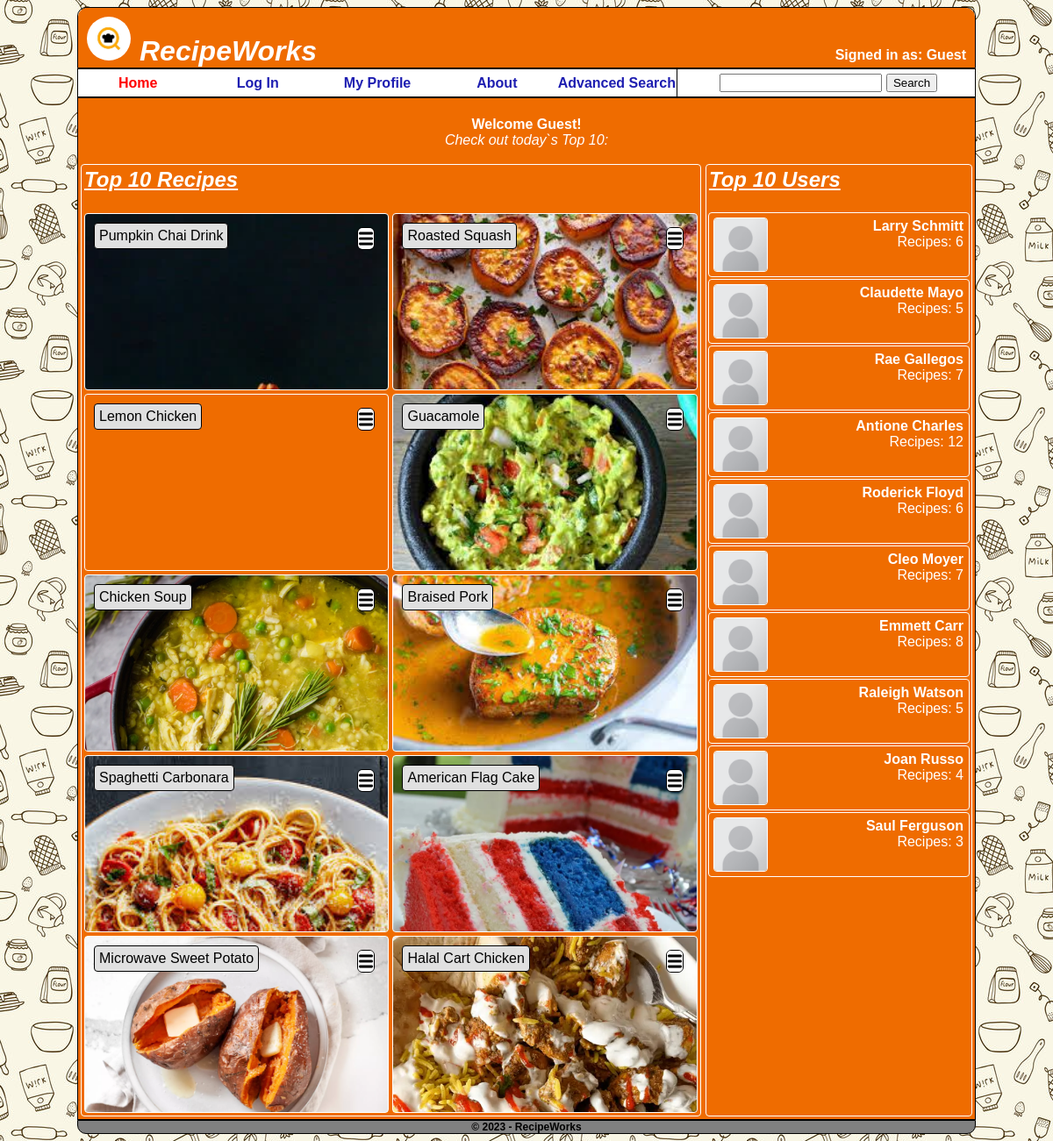
The page / on the database its author committed.
### tables this page shows
CREATE TABLE IF NOT EXISTS `recipe` (
  `RecipeID` int NOT NULL AUTO_INCREMENT,
  `RecipeName` varchar(255) NOT NULL,
  `MealType` varchar(50) NOT NULL,
  `Cuisine` varchar(50) NOT NULL,
  `Occasion` varchar(50) NOT NULL,
  `Diet` varchar(50) NOT NULL,
  `CookTime` int NOT NULL,
  `Servings` int NOT NULL,
  `SpiceLevel` int NOT NULL,
  `Ingredients` text NOT NULL,
  `Instructions` text NOT NULL,
  `Other` text,
  `Allergens` varchar(255) DEFAULT NULL,
  `RecipeImage` varchar(255) DEFAULT NULL,
  `Creator` int DEFAULT NULL,
  PRIMARY KEY (`RecipeID`)
);

### index.php (called while the page is built)
<?php
	include('website.php');
?>

### varaibles/global_variables.php (called while the page is built, shortened)
<?php
$p 					= 'home';
$pgm				= 'website.php';
$width 				= '1024';
$pixdir 			= 'images';
$desc_short			= 'RecipeWorks';
$desc_long			= 'Check out today`s Top 10:';
$year				= date('Y');
$logo				= 'logo.jpg';
$pages				= array(
	'search_recipe'		=> 'Search Recipe',
	'add_recipe'    	=> 'Add Recipe',
	'logoff'			=> 'Log Off',
	'register'			=> 'Register',
	'home'				=> 'Home',
	'logon'				=> 'Log In',
	'check_profile'		=> 'My Profile',
	'about' 			=> 'About',
	'advanced_search' 	=> 'Advanced Search',
);
$nb_text_color		= 'red';
$nav_style			= 'color:white;
						   background-color:white;
						   font-size:100%;
						   font-weight:bold;
						   font-family:Arial,Helvetica;
						   border:1px solid black;';
$body 				= 'background-image: url("images/background.jpg");';
$pg_color			= 'white';
$pg_bgcolor			= '#EF6C00';
$page_style			= "color:$pg_color;
						   background-color:$pg_bgcolor;
						   font-size:100%;
						   font-family:Arial,Helvetica;
						   border:1px solid black;";
$hdr_style			= "color:white;
						   background-color:#EF6C00;
						   font-size:200%;
						   font-weight:bold;
						   font-style:italic;
						   font-family:Arial,Helvetica;
						   text-align: left;
						   border-radius: 10px 0px 0px 0px;";
$hdr_style2			= "color:white;
						   background-color:#EF6C00;
						   font-size:100%;
						   font-weight:bold;
						   font-family:Arial,Helvetica;
						   text-align: right;
						   padding-right: 10px;
						   padding-bottom: 5px;
						   vertical-align: bottom;
						   border-radius: 0px 10px 0px 0px;";
$logo_style			= "margin:10px 10px 0px 10px;
							border-radius:50%;
							width:50px;
							height:50px;";
$footer				= "&copy; $year - $desc_short";
$ftr_color			= 'black';
$ftr_bgcolor		= 'grey';
$ftr_style			= "color:$ftr_color;
						   background-color:$ftr_bgcolor;
						   font-size:75%;
						   font-weight:bold;
						   font-family:Arial,Helvetica;
						   border:1px solid black;
						   border-radius: 0px 0px 10px 10px;";
$round_border 		= "border-style:solid;
							border-width:1px;
							border-radius:4px;";
$flex_container		= 	"display: flex;";
$home_sub_hdr		= 	"font-size:150%;
							font-weight:bold;
							font-style:italic;";
$recipe_container	= 	"height: 25vh;
							background-size: cover;
							display: flex;
							flex-direction: row;
							justify-content: space-between;";
$recipe_title		= 	"overflow-wrap:break-word;
							width:auto;
							height: fit-content;
							color:black;
							background-color:#E0E0E0;
							text-align:left;
							margin:10px;
							padding:5px;";
$menu_burger		= 	"border-style:solid;
							border-width:1px;
							border-radius:6px;
							color:black;
							width:1.5vw;
							height:3vh;
							cursor:pointer;";
$top_ten_users		= [
	['name' => "Larry Schmitt", 'url' => "$pixdir/default_user.png", 'recipes' => "6"],
	['name' => "Claudette Mayo", 'url' => "$pixdir/default_user.png", 'recipes' => "5"],
	['name' => "Rae Gallegos", 'url' => "$pixdir/default_user.png", 'recipes' => "7"],
	['name' => "Antione Charles", 'url' => "$pixdir/default_user.png", 'recipes' => "12"],
	['name' => "Roderick Floyd", 'url' => "$pixdir/default_user.png", 'recipes' => "6"],
	['name' => "Cleo Moyer", 'url' => "$pixdir/default_user.png", 'recipes' => "7"],
	['name' => "Emmett Carr", 'url' => "$pixdir/default_user.png", 'recipes' => "8"],
	['name' => "Raleigh Watson", 'url' => "$pixdir/default_user.png", 'recipes' => "5"],
	['name' => "Joan Russo", 'url' => "$pixdir/default_user.png", 'recipes' => "4"],
	['name' => "Saul Ferguson", 'url' => "$pixdir/default_user.png", 'recipes' => "3"],
];

### utility/session.php (called while the page is built, shortened)
<?php
  if (isset($_SESSION['user'])) {
    $logon 			= TRUE;
	$sname 			= $_SESSION['name'];
	$suser 			= $_SESSION['user'];
	$srole 			= $_SESSION['role'];
	$sdescription 	= $_SESSION['description'];
	}
	else {
	  $sname = $suser = 'Guest';
	  }
?>

### pages/home.php (the view, shortened to what this page needs)
<?php
$query = "SELECT * FROM recipe ORDER BY RecipeID LIMIT 10";
$result = mysqli_query($mysqli, $query);
?>
<div style='<?php echo $flex_container; ?>justify-content:center'>
	<div style='text-align:center;'>
		<br>
		<b>Welcome <?php echo $sname; ?>!</b>
		<br>
		<i><?php echo $desc_long; ?></i>
		<br>
		<br>
	</div>
</div>
<div style='<?php echo $flex_container; ?>'>
	<div style='width:70%;text-align:left;<?php echo $round_border; ?>'>
		<table>
			<tr>
				<td style='text-decoration:underline;<?php echo $home_sub_hdr; ?>'>
					Top 10 Recipes
				</td>
			</tr>
		</table>
		<br>
		<table style='width:100%;'>
			<?php
			$counter = 0;
			while ($row = mysqli_fetch_assoc($result)) {
				if ($counter % 2 == 0) {
					echo "<tr>";
				}
				echo "<td style='width:50%;'>
						<div style=\"
							$round_border
							$recipe_container
							background-image: url('$pixdir/{$row['RecipeImage']}');
							\">
							<div style='$round_border $recipe_title'>
								{$row['RecipeName']}
							</div>
							<div style='
										margin:10px;
										padding:5px;
										'>
								<img src='$pixdir/menu.png'
								onclick='showRecipe()'
								style='$menu_burger'>
							</div>
						</div>
					  </td>";
				if ($counter % 2 == 1 || $counter == mysqli_num_rows($result) - 1) {
					echo "</tr>";
				}
				$counter++;
			}
			?>
		</table>
	</div>
	<div style='width:30%;text-align:right;margin-left:5px;<?php echo $round_border; ?>'>
		<table>
			<tr>
				<td style='<?php echo $home_sub_hdr; ?>text-decoration:underline;'>
					Top 10 Users
				</td>
			</tr>
		</table>
		<br>
		<table style='width:100%;'>
			<?php
			foreach ($top_ten_users as $user) {
				echo "<tr>
						<td style='$round_border width:100%;'>
							<div>
								<img src='{$user['url']}' style='$round_border width:5vw;float:left;margin:4px;'>
								<div style='float:right;margin:5px 5px 0px 0px;'>
									<b>{$user['name']}</b><br>
									Recipes: {$user['recipes']}
								</div>
								<div style='clear: both;'></div>
							</div>
						</td>
					</tr>";
			}
			?>
		</table>
	</div>
</div>

### components/header.php
<?php
	echo "<!doctype html>
			<html>
				<head>
					<title>$sitename - $title</title>
					<link rel='icon' href='$pixdir/browser_icon.png' type='image/x-icon'>
					<link rel='stylesheet' href='styles/website.css'>
					<script src='https://code.jquery.com/jquery-3.6.0.min.js'></script>
					<script src='functions/functions.js'></script>
				</head>
				<body style='$body'>
					<div class='container'>
						<table width='$width' align='center' cellpadding='0' cellspacing='0' style='border:1px solid black; border-radius: 10px 10px 0px 0px;'>
							<tr>
								<td style='width:50%;$hdr_style'>
									<img src='$pixdir/$logo' style='$logo_style'>$desc_short
								</td>
								<td style='width:50%;$hdr_style2'>
									Signed in as: $sname
								</td>
							</tr>
						</table>";

### components/navbar.php (shortened to what this page needs)
<?php
	$td_width = floor($width/(count($pages)+1));
	echo "<table width='$width' align='center' style='$nav_style' rules='all' cellpadding='0' cellspacing='0'>\n
		  <tr>\n";
	$pagesCount = count($pages);
	$excludeCount = $pagesCount - 5;
	foreach($pages as $key => $value) {
		if ($excludeCount > 0) {
			$excludeCount--;
			continue;
		}
		$active = TRUE;
		if ($p == $key)		$active = FALSE;
		$pagey = ucwords(strtr($value, array('_' => ' ')));
		if ($active) echo "<td align='center' width='$td_width' style='border-width:0px;'><a href='$pgm?p=$key'>$pagey</a></td>\n";
		else {
			if ($p == $key) $color = $nb_text_color; else $color = $nb_text_color2;
				echo "<td align='center' width='$td_width' style='color:$color;border-width:0px;'>$pagey</td>\n";
			}
		}
	echo "<td align='center' width='$td_width' style='border-top: 1px solid black;border-bottom: 1px solid black;'>
			<form action='$pgm' id='searchForm' method='GET' onsubmit='return validateForm()'>
				<div style='display: inline-flex; align-items: center;'>
				<input type='text' name='p' value='search_recipe' style='display: none;'>
				<input type='text' id='searchName' name='searchName' style='margin:5px 5px;'>
				<button type='submit' style='cursor:pointer'>Search</button>
				</div>
			</form>
		</td>\n";
	echo '</tr></table>';
?>

### website.php (shortened to what this page needs)
<?php
include('utility/session.php');
include('varaibles/global_variables.php');
$page =  "pages/$p.php";
$title = "$p";
if (array_key_exists($title, $pages)) {
	$title = $pages[$title];
} else {
	echo "No match found for '$title'";
}
include('components/header.php');
include('components/navbar.php');
echo "<table class='content' align='center' width='$width' style='$page_style'><tr><td>\n";
include($page);
echo "</td></tr></table>";
include('components/footer.php');

### components/footer.php
<?php
	echo "<table width='$width' align='center' cellpadding='0' cellspacing='0' style='$ftr_style'>\n
		  <tr><td align='center'>$footer</td></tr>\n
		  </table>
		  </div>
		  </body>
		  </html>";
?>

### styles/website.css (style rules this page uses)
a:link { color: #1e1eb1; text-decoration: none }

### rows shown on the page
recipe: RecipeImage (picture), RecipeName "Pumpkin Chai Drink"
recipe: RecipeImage (picture), RecipeName "Roasted Squash"
recipe: RecipeName "Lemon Chicken"
recipe: RecipeImage (picture), RecipeName "Guacamole"
recipe: RecipeImage (picture), RecipeName "Chicken Soup"
recipe: RecipeImage (picture), RecipeName "Braised Pork"
recipe: RecipeImage (picture), RecipeName "Spaghetti Carbonara"
recipe: RecipeImage (picture), RecipeName "American Flag Cake"
recipe: RecipeImage (picture), RecipeName "Microwave Sweet Potato"
recipe: RecipeImage (picture), RecipeName "Halal Cart Chicken"

### other values the page prints
$desc_short "RecipeWorks"
$sname "Guest"
$pagey "Home"
$pagey "Log In"
$pagey "My Profile"
$pagey "About"
$pagey "Advanced Search"
$desc_long "Check out today`s Top 10:"
$user['name'] "Larry Schmitt"
$user['recipes'] "6"
$user['name'] "Claudette Mayo"
$user['recipes'] "5"
$user['name'] "Rae Gallegos"
$user['recipes'] "7"
$user['name'] "Antione Charles"
